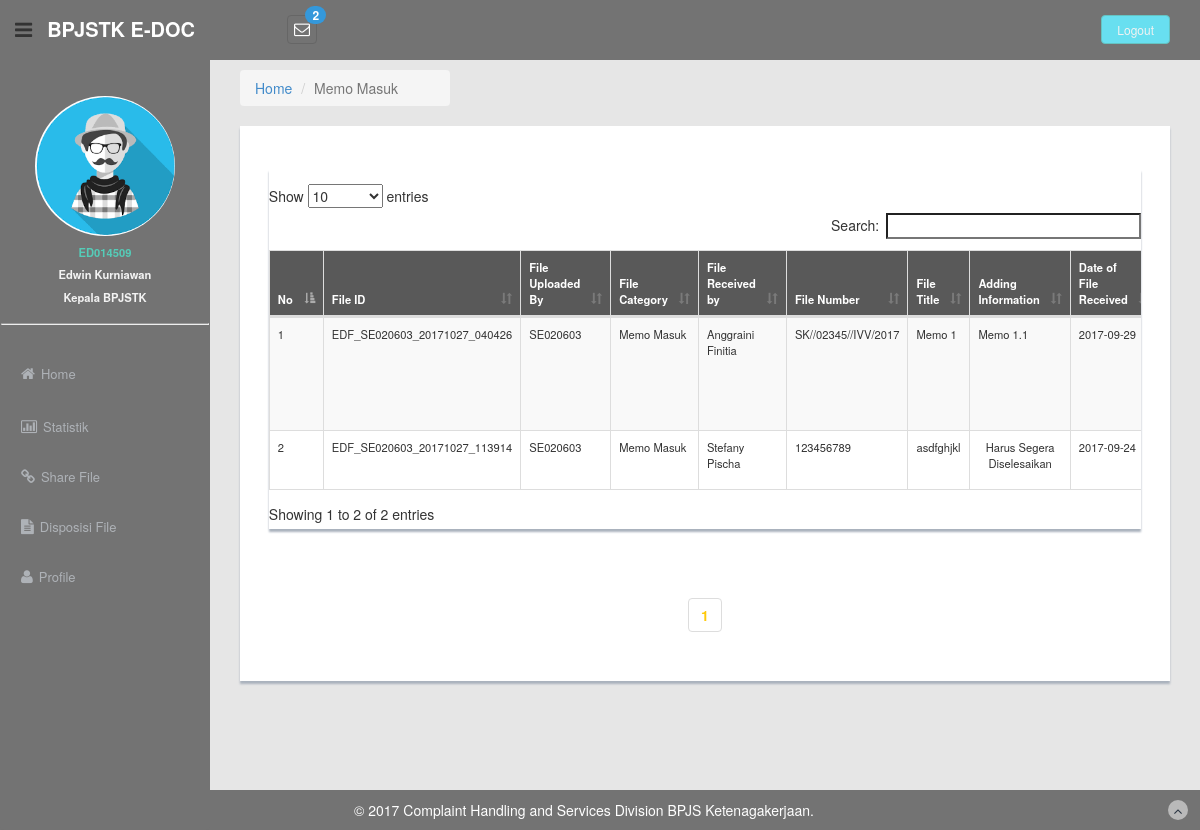
Screenshot of /memo-masuk.php (signed in) with the database file from the repository.
### tables this page shows
CREATE TABLE `user` (
  `iduser` varchar(100) NOT NULL,
  `nama` varchar(100) NOT NULL,
  `password` varchar(100) NOT NULL,
  `no_hp` varchar(50) NOT NULL,
  `email` varchar(100) NOT NULL,
  `jabatan` varchar(100) NOT NULL,
  `unit_kerja` varchar(50) NOT NULL
);

CREATE TABLE `file` (
  `idfile` varchar(100) NOT NULL,
  `iduser` varchar(100) NOT NULL,
  `asal_file` varchar(100) NOT NULL,
  `no_file` varchar(100) NOT NULL,
  `nama_file` varchar(100) NOT NULL,
  `tgl_asal_file` date NOT NULL,
  `tgl_upload` date NOT NULL,
  `jenis_file` varchar(100) NOT NULL,
  `size_file` int(11) NOT NULL,
  `status_disposisi` tinyint(1) NOT NULL,
  `status_share` tinyint(1) NOT NULL,
  `status_simpan` tinyint(1) NOT NULL,
  `detail_dokumen` text NOT NULL
);

### database.php (called while the page is built, shortened)
<?php
function con_database(){
$hostmysql = "localhost";
$password = "GkDp3zcPer";
$username = "ocantika";
$database = "ocantika";
$con = mysqli_connect($hostmysql, $username, $password, $database);
return $con;
}
function get_all_user($query){
  $con = con_database();
  $sql = $query;
	$result = mysqli_query($con, $sql);
	$user_array = array();
	while ($row = mysqli_fetch_array($result, MYSQLI_ASSOC)) {
	$single_user = array("iduser" => $row['iduser'], "nama" => $row['nama'], "password" => $row['password'], "no_hp" => $row['no_hp'], "email" => $row['email'], "jabatan" => $row['jabatan'], "unit_kerja" => $row['unit_kerja']);
	$user_array[] = $single_user;
	}
  return $user_array;
}
function get_data_file($query){
  $con = con_database();
  $sql = $query;
  $result = mysqli_query($con, $sql);
  $user_array = array();
  while ($row = mysqli_fetch_array($result, MYSQLI_ASSOC)) {
  $single_user = array("idfile" => $row['idfile'], "iduser" => $row['iduser'], "asal_file" => $row['asal_file'], "no_file" => $row['no_file'], "nama_file" => $row['nama_file'], "tgl_asal_file" => $row['tgl_asal_file'], "tgl_upload" => $row['tgl_upload'], "jenis_file" => $row['jenis_file'], "size_file" => $row['size_file'], "status_disposisi" => $row['status_disposisi'],"status_share" => $row['status_share'],"status_simpan" => $row['status_simpan'], "detail_dokumen" => $row['detail_dokumen']);
  $user_array[] = $single_user;
  }
  return $user_array;
}
function get_data_disposisi_file($query){
  $con = con_database();
  $sql = $query;
	$result = mysqli_query($con, $sql);
	$disposisi_array = array();
	while ($row = mysqli_fetch_array($result, MYSQLI_ASSOC)) {
	$single_disposisi = array("idfile" => $row['idfile'], "id_pengirim" => $row['id_pengirim'], "iduser" => $row['iduser'], "kode_file" => $row['kode_file'], "tgl_disposisi" => $row['tgl_disposisi'], "jam_disposisi" => $row['jam_disposisi'], "status_dibaca" => $row['status_dibaca'], "status_dikerjakan" => $row['status_dikerjakan'], "view" => $row['view']);
	$disposisi_array[] = $single_disposisi;
	}
  return $disposisi_array;
}
 ?>

### memo-masuk.php (the view, shortened to what this page needs)
<?php
		if (!isset($_SESSION['iduser']))
		{
		  echo '<META HTTP-EQUIV="Refresh" Content="0; URL= ../index.php">';
		  exit;
		}else{
			if ((time() - $_SESSION['last_time']) > 1800) {
			header("Location: logout.php");
			}else {
			require_once("database.php");
			$iduser = $_SESSION['iduser'];
			$kodeuser = substr($iduser,2,2);
	?>
<!DOCTYPE html>
<html lang="en">
  <head>
    <link rel="stylesheet"  type="text/css" href="assets/js/bootstrap-daterangepicker/daterangepicker.css"/>
    <link rel="stylesheet" type="text/css" href="assets/js/bootstrap-timepicker/compiled/timepicker.css"/>
    <link rel="stylesheet" type="text/css" href="assets/js/bootstrap-datetimepicker/datetimepicker.css"/>
    <link rel="stylesheet" href="assets/js/autocomplete/bootstrap-chosen.css">
    <link rel="stylesheet" type="text/css" href="assets/js/bootstrap-timepicker/js/wickedpicker.min.css"/>
    <link href="assets/css/custom.css" type="text/css" rel="stylesheet"/>
    <link href="assets/css/style-responsive.css" type="text/css" rel="stylesheet"/>
		<link rel="stylesheet"  type="text/css" href="assets/js/dataTable/dataTables.bootstrap.min.css"/>
		<link rel="stylesheet"  type="text/css" href="assets/js/dataTable/bootstrap.min.css"/>
    <link href="assets/css/bootstrap.css" rel="stylesheet">
    <link href="assets/font-awesome/css/font-awesome.css" rel="stylesheet" />
    <link rel="stylesheet" type="text/css" href="assets/css/zabuto_calendar.css"/>
    <link rel="stylesheet" type="text/css" href="assets/js/gritter/css/jquery.gritter.css" />
    <link rel="stylesheet" type="text/css" href="assets/lineicons/style.css"/>
  </head>
  <body>
  <section id="container" >
      <header class="header black-bg" style="background: #737373;">
              <div class="sidebar-toggle-box">
                  <div class="fa fa-bars tooltips" data-placement="right" data-original-title="Toggle Navigation"></div>
              </div>
            <a href="home.php" class="logo"><b>BPJSTK E-DOC</b></a>
            <div class="nav notify-row" id="top_menu">
								<ul class="nav top-menu">
												<?php if($kodeuser == 03){ ?>
													<li id="header_inbox_bar" class="dropdown">
															<a data-toggle="dropdown" class="dropdown-toggle" href="index.html#" >
																	<i class="fa fa-envelope-o" style="color:#fff;"></i>
																	<?php $dispo_file = get_data_disposisi_kepala("SELECT * FROM kepala WHERE iduser_staf LIKE '".$iduser."' and status_dibaca = 0");
																	if (count($dispo_file) > 0) { ?>
																		<span class="badge bg-theme" style="background:#3498db;"><?php echo count($dispo_file);?></span>
																	<?php } ?>
															</a>
													<ul class="dropdown-menu extended inbox">
														<div class="notify-arrow notify-arrow-green"></div>
														<li><p class="green" style="font-size:0.8em;">You have <?php echo count($dispo_file);?> new disposisi messages</p></li>
														<?php $dispo_array = get_data_disposisi_kepala("SELECT * FROM kepala WHERE iduser_staf LIKE '".$iduser."' and status_dibaca = 0");
														if (count($dispo_array) > 0) {
															foreach($dispo_array as $row) {
																$idfile = $row['idfile']; ?>
																	<li>
																		<a href="detail-disposisi-file.php?id=<?php echo $idfile;?>&page=1">
																			<?php $userkepala = $row['iduser_kepala'];
																			$getuserdata_array = get_all_user("SELECT * FROM user where iduser LIKE'".$userkepala."'");
																			if(count($getuserdata_array) > 0){
																				foreach($getuserdata_array as $rowuser){
																					date_default_timezone_set('Asia/Jakarta');
																					$a = $row['tgl_disposisi']." ".$row['jam_disposisi'];
																					$file = date_create($a);
																					$now = date_create(date('Y-m-d h:m:sa'));
																					$diff=date_diff($file,$now); ?>
																					<span class="photo"><img alt="avatar" src="assets/img/profile/<?php echo $userkepala; ?>/<?php echo $userkepala; ?>.png"></span>
																					<span class="subject">
																					<span class="from"><?php echo $rowuser['nama']; ?></span>
																					<?php if (date('Y-m-d') == $row['tgl_disposisi']) { ?>
																										<span class="time" style="font-size:0.8em;"><?php echo $diff->format("%R%h hours"); ?></span>
																					<?php }else{ ?>
																										<span class="time" style="font-size:0.5em;"><?php echo $a; ?></span>
																					<?php } ?>
																				</span>
																				<?php $kodefile = $row['kode_file_asal']; $file_array = get_data_file("SELECT * FROM file where idfile LIKE'".$kodefile."'");
																				if(count($file_array) > 0){
																					foreach($file_array as $rowfile){ ?>
																							<span class="message"><?php echo $rowfile['nama_file']; ?></span>
																					<?php }} ?>
																				<?php }}?>
																		</a>
																	</li>
													<?php }}?>
													 <li><a href="disposisi-file.php?page1=1&&page2=1">See all messages</a></li>
												</ul>
											<?php }elseif($kodeuser == 01){ ?>
												<li id="header_inbox_bar" class="dropdown">
														<a data-toggle="dropdown" class="dropdown-toggle" href="index.html#" >
																<i class="fa fa-envelope-o" style="color:#fff;"></i>
																<?php $dispo = get_data_disposisi_file("SELECT * FROM disposisi_file WHERE iduser LIKE '".$iduser."' and status_dibaca = 0");
																if (count($dispo) > 0) { ?>
																	<span class="badge bg-theme" style="background:#3498db;"><?php echo count($dispo);?></span>
																<?php } ?>
														</a>
													 <?php
													 if (count($dispo) > 0) {
														 foreach($dispo as $rows) {
															 $idfile = $rows['idfile']; ?>
																		 <?php $sekretaris = $rows['id_pengirim'];
																		 $userdata_array = get_all_user("SELECT * FROM user where iduser LIKE'".$sekretaris."'");
																				 ?>
												 <?php }}?>
											 </li>
											<?php } ?>
								</ul>
            </div>
            <div class="top-menu">
            	<ul class="nav pull-right top-menu">
                    <li><a class="logout" href="logout.php">Logout</a></li>
            	</ul>
            </div>
        </header>
      <?php include "menu.php"; ?>
    <section id="main-content" style="background:#e6e6e6;">
        <section class="wrapper">
          <div class="col-md-3 col-xs-12" style="margin-top:1%;">
            <ol class="breadcrumb">
              <li class="breadcrumb-item"><a href="home.php">Home</a></li>
            	<li class="breadcrumb-item active">Memo Masuk</li>
            </ol>
          </div>
          <div class="col-xs-12">
            <div class="content-panel">
              <div class="row">
								<div class="row mt" style="margin: 3%;">
                  <div class="col-lg-12 col-xs-12">
										<div class="content-panel" style="height:auto; overflow: auto;">
											<div class="modal fade" id="delete-data-modal" role="dialog" style="text-align:left;">
	                      <div class="modal-dialog">
	                      </div>
	                    </div>
                    	<table id="tabelData" class="table table-striped table-bordered bootstrap-datatable datatable" style="font-size:0.8em; overflow-y: scroll;">
                      	<thead style="background: #595959; color:#fff;">
                        <tr>
                            <th>No</th>
                            <th>File ID</th>
														<th>File Uploaded By</th>
                            <th>File Category</th>
                            <th>File Received by</th>
                            <th>File Number</th>
														<th>File Title</th>
                            <th>Adding Information</th>
                            <th>Date of File Received</th>
                        </tr>
                      </thead>
                      <tbody>
												<?php
													require_once("database.php");
													$file_array = get_data_file("SELECT * FROM file where jenis_file LIKE'".$category."'");
													$jum = count($file_array);
													$per_hal=5;
													$halaman=ceil($jum / $per_hal);
													$page = isset($_GET['page'])? (int)$_GET['page'] : 1;
													$start = ($page - 1) * $per_hal;
													$rows_array = get_data_file("SELECT * FROM file  where jenis_file LIKE'".$category."' limit $start, $per_hal");
													if(count($rows_array) == 0):?>
															<tr>
																	<td colspan="16" style="text-align:center;"> --- There is no document in this menu. ---</td>
															</tr>
														<?php else:
														$no = $start+1;
														foreach($rows_array as $row): ?>
				                        <tr>
				                            <td><?php echo $no++; ?></td>
				                            <td class="center"><?php echo $row['idfile']; ?></td>
																		<?php $iduserupload = $row['iduser'];
																			$user_array = get_all_user("SELECT * FROM user where iduser LIKE'".$iduserupload."'");
																			if(count($user_array) > 0):
																				foreach($user_array as $rowuser): ?>
																					 <td class="center"><?php echo $rowuser['iduser']; ?></td>
																		<?php endforeach;  endif; ?>
				                            <td class="center"><?php echo $row['jenis_file']; ?></td>
				                            <td><?php echo $row['asal_file']; ?></td>
				                            <td class="center"><?php echo $row['no_file']; ?></td>
																		<td class="center"><?php echo $row['nama_file']; ?></td>
				                            <td><?php echo $row['detail_dokumen']; ?></td>
				                            <td class="center"><?php echo $row['tgl_asal_file']; ?></td>
				                        </tr>
													<?php endforeach;endif;?>
                    </tbody>
                  </table>
								</div>
							</div>
							</div>
									<div class="col-xs-12" style="text-align:center;">
	                  <div class="pagination pagination-centered">
	                      <ul class="pagination">
													<?php
																	 for($x=1;$x<=$halaman;$x++){
																		 if($page == $x){
																		 echo "<li><a  href='memo-keluar.php?page=$x'><b style='color:#FFCA0C'>$x</b></a></li>";
																		 }else{
																		 echo "<li><a  href=memo-keluar.php?page=$x'>$x</a></li>";
																		 }
																	 }
													 ?>
	                      </ul>
	                  </div>
									</div>
          			</div>
        			</div>
						</div>
    		</section>
  		</section>
      <footer class="site-footer" style="background: #737373;">
          <div class="text-center">
               &copy; 2017 Complaint Handling and Services Division BPJS Ketenagakerjaan.
              <a href="homeKepala.php" class="go-top">
                  <i class="fa fa-angle-up"></i>
              </a>
          </div>
      </footer>
  </section>
  </body>
</html>
<?php }
} ?>

### menu.php (shortened to what this page needs)
<aside>
		<?php $iduser = $_SESSION['iduser'];?>
    <div id="sidebar"  class="nav-collapse navbar" style="background: #737373;">
        <ul class="sidebar-menu" id="nav-accordion">
            <br><p class="centered"><a href="profile.html"><img src="assets/img/profile/<?php echo $iduser; ?>/<?php echo $iduser; ?>.png" class="img-circle" width="140px"></a></p>
						<?php
							require_once("database.php");
							$quote_array = get_all_user("SELECT * FROM user where iduser  LIKE'".$iduser."'");
							if(count($quote_array) > 0):
								foreach($quote_array as $row): ?>
								<h5 class="centered" style="color:#55ccb8; font-size: 0.8em;"><b><?php echo $row['iduser']; ?> </b> </h5>
								<h5 class="centered" style="font-size: 0.8em;"><?php echo $row['nama']; ?></h5>
		            <h5 class="centered" style="font-size: 0.8em;"><?php echo $row['jabatan']; ?></h5>
								<hr style=" border-style: inset; border-width: 1px;">
						<?php endforeach; endif; ?>
            <?php
              $codeAccess = substr($iduser,2,2);
              if($codeAccess == 01 ||  $codeAccess == 03){
             ?>
             <li class="mt"><a href="home.php"><i class="fa fa-home"></i><span class="hidden-sm" style="font-size:13px;">Home</span></a></li>
             <li class="sub-menu"><a href="statistik-chart.php" ><i class="fa fa-bar-chart-o"></i><span class="hidden-sm" style="font-size:13px;">Statistik</span></a></li>
             <li class="sub-menu"><a href="sharefile.php?page1=1&page2=1" ><i class="fa fa-link"></i><span class="hidden-sm" style="font-size:13px;">Share File</span></a></li>
             <li class="sub-menu"><a href="disposisi-file.php?page1=1&&page2=1" ><i class="fa fa-file-text"></i><span class="hidden-sm" style="font-size:13px;">Disposisi File</span></a></li>
             <li class="sub-menu"><a href="profile.php" ><i class="fa fa-user"></i><span class="hidden-sm" style="font-size:13px;">Profile</span></a></li>
            <?php } ?>
         </ul>
       </div>
     </aside>

### rows the page displays
user: iduser "ED014509", nama "Edwin Kurniawan", jabatan "Kepala BPJSTK"
file: idfile "EDF_SE020603_20171027_040426", jenis_file "Memo Masuk", asal_file "Anggraini Finitia", no_file "SK//02345//IVV/2017", nama_file "Memo 1", detail_dokumen "Memo 1.1", tgl_asal_file "2017-09-29"
user: iduser "SE020603"
file: idfile "EDF_SE020603_20171027_113914", jenis_file "Memo Masuk", asal_file "Stefany Pischa", no_file "123456789", nama_file "asdfghjkl", detail_dokumen "Harus Segera Diselesaikan", tgl_asal_file "2017-09-24"

### other values shown
count($dispo) "2"
